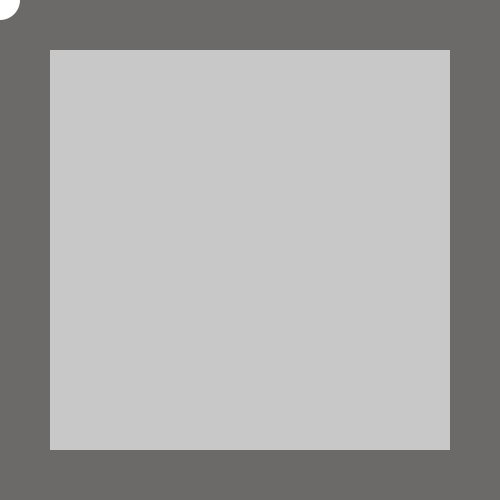
Frame 1 (no input)
Frame 60 (the mouse pressed at the canvas centre just before this capture): identical to frame 1, image omitted
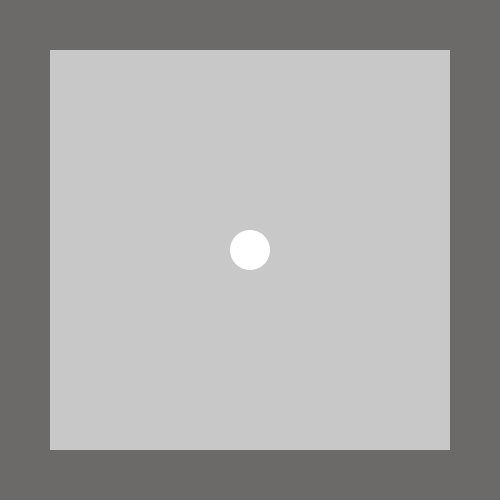
Frame 120 (the mouse held since frame 60 and released just before this capture)

The Processing sketch that drew these frames (run headless with seeded random() and noise(); from frame 60 on, the mouse is pressed at the canvas centre):

// Processing sketch: exe2
// ── exe2.pde
void setup(){
  size(500,500);
  rectMode(CENTER);
}

void draw(){
  background(108,105,105);
  noStroke();
  fill(200);
  rect(width/2,height/2,400,400);
  
  fill(255);
  ellipse(mouseX,mouseY,40,40);
  
  //if (mouseX>=width/2){
    
  

}
